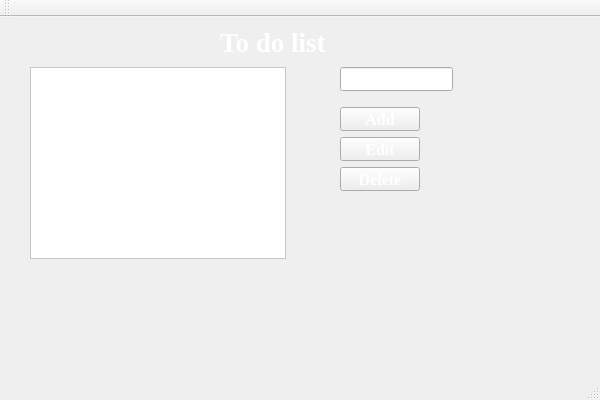
<?xml version="1.0" encoding="UTF-8"?>
<ui version="4.0">
 <class>ToDoListAppClass</class>
 <widget class="QMainWindow" name="ToDoListAppClass">
  <property name="geometry">
   <rect>
    <x>0</x>
    <y>0</y>
    <width>600</width>
    <height>400</height>
   </rect>
  </property>
  <property name="windowTitle">
   <string>ToDoListApp</string>
  </property>
  <widget class="QWidget" name="centralWidget">
   <property name="styleSheet">
    <string notr="true">background-image: url(:/ToDoListApp/resources/images/background.jpg);</string>
   </property>
   <widget class="QListWidget" name="listWidget">
    <property name="geometry">
     <rect>
      <x>30</x>
      <y>50</y>
      <width>256</width>
      <height>192</height>
     </rect>
    </property>
    <property name="font">
     <font>
      <family>Times New Roman</family>
      <pointsize>12</pointsize>
     </font>
    </property>
    <property name="autoFillBackground">
     <bool>false</bool>
    </property>
    <property name="styleSheet">
     <string notr="true">background-color: rgb(255, 255, 255);
color: rgb(0, 0, 0);</string>
    </property>
   </widget>
   <widget class="QLineEdit" name="lineEdit">
    <property name="geometry">
     <rect>
      <x>340</x>
      <y>50</y>
      <width>113</width>
      <height>24</height>
     </rect>
    </property>
    <property name="font">
     <font>
      <family>Times New Roman</family>
      <pointsize>12</pointsize>
     </font>
    </property>
    <property name="autoFillBackground">
     <bool>false</bool>
    </property>
    <property name="styleSheet">
     <string notr="true">color: rgb(255, 255, 255);</string>
    </property>
   </widget>
   <widget class="QPushButton" name="addButton">
    <property name="geometry">
     <rect>
      <x>340</x>
      <y>90</y>
      <width>80</width>
      <height>24</height>
     </rect>
    </property>
    <property name="font">
     <font>
      <family>Times New Roman</family>
      <pointsize>12</pointsize>
      <bold>true</bold>
     </font>
    </property>
    <property name="styleSheet">
     <string notr="true">color: rgb(255, 255, 255);</string>
    </property>
    <property name="text">
     <string>Add</string>
    </property>
   </widget>
   <widget class="QPushButton" name="editButton">
    <property name="geometry">
     <rect>
      <x>340</x>
      <y>120</y>
      <width>80</width>
      <height>24</height>
     </rect>
    </property>
    <property name="font">
     <font>
      <family>Times New Roman</family>
      <pointsize>12</pointsize>
      <bold>true</bold>
     </font>
    </property>
    <property name="styleSheet">
     <string notr="true">color: rgb(255, 255, 255);</string>
    </property>
    <property name="text">
     <string>Edit</string>
    </property>
   </widget>
   <widget class="QPushButton" name="deleteButton">
    <property name="geometry">
     <rect>
      <x>340</x>
      <y>150</y>
      <width>80</width>
      <height>24</height>
     </rect>
    </property>
    <property name="font">
     <font>
      <family>Times New Roman</family>
      <pointsize>12</pointsize>
      <bold>true</bold>
     </font>
    </property>
    <property name="styleSheet">
     <string notr="true">color: rgb(255, 255, 255);</string>
    </property>
    <property name="text">
     <string>Delete</string>
    </property>
   </widget>
   <widget class="QLabel" name="label">
    <property name="geometry">
     <rect>
      <x>220</x>
      <y>10</y>
      <width>111</width>
      <height>31</height>
     </rect>
    </property>
    <property name="font">
     <font>
      <family>Times New Roman</family>
      <pointsize>20</pointsize>
      <bold>true</bold>
     </font>
    </property>
    <property name="styleSheet">
     <string notr="true">color: rgb(255, 255, 255);
border-color: rgb(0, 0, 0);</string>
    </property>
    <property name="text">
     <string>To do list</string>
    </property>
   </widget>
  </widget>
  <widget class="QMenuBar" name="menuBar">
   <property name="geometry">
    <rect>
     <x>0</x>
     <y>0</y>
     <width>600</width>
     <height>21</height>
    </rect>
   </property>
  </widget>
  <widget class="QToolBar" name="mainToolBar">
   <attribute name="toolBarArea">
    <enum>TopToolBarArea</enum>
   </attribute>
   <attribute name="toolBarBreak">
    <bool>false</bool>
   </attribute>
  </widget>
  <widget class="QStatusBar" name="statusBar"/>
 </widget>
 <layoutdefault spacing="6" margin="11"/>
 <resources>
  <include location="ToDoListApp.qrc"/>
 </resources>
 <connections/>
</ui>
